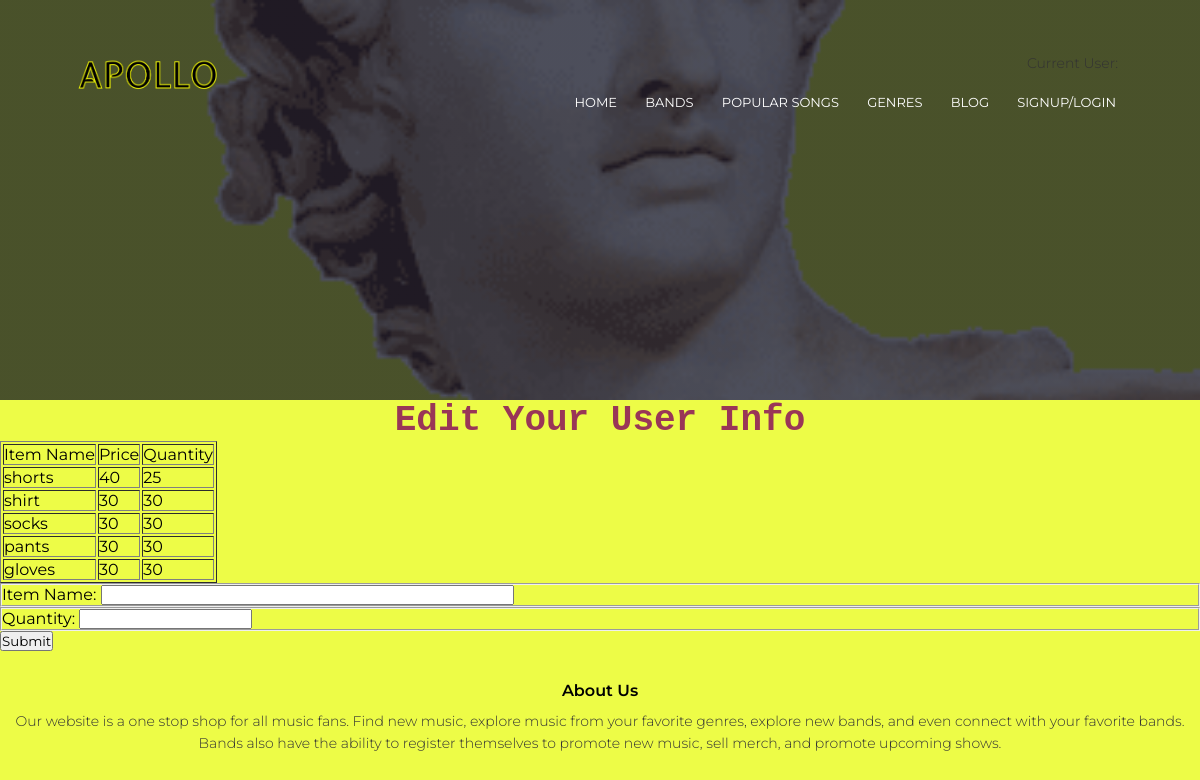
The page /buy-merch/1 on the database as committed earlier.
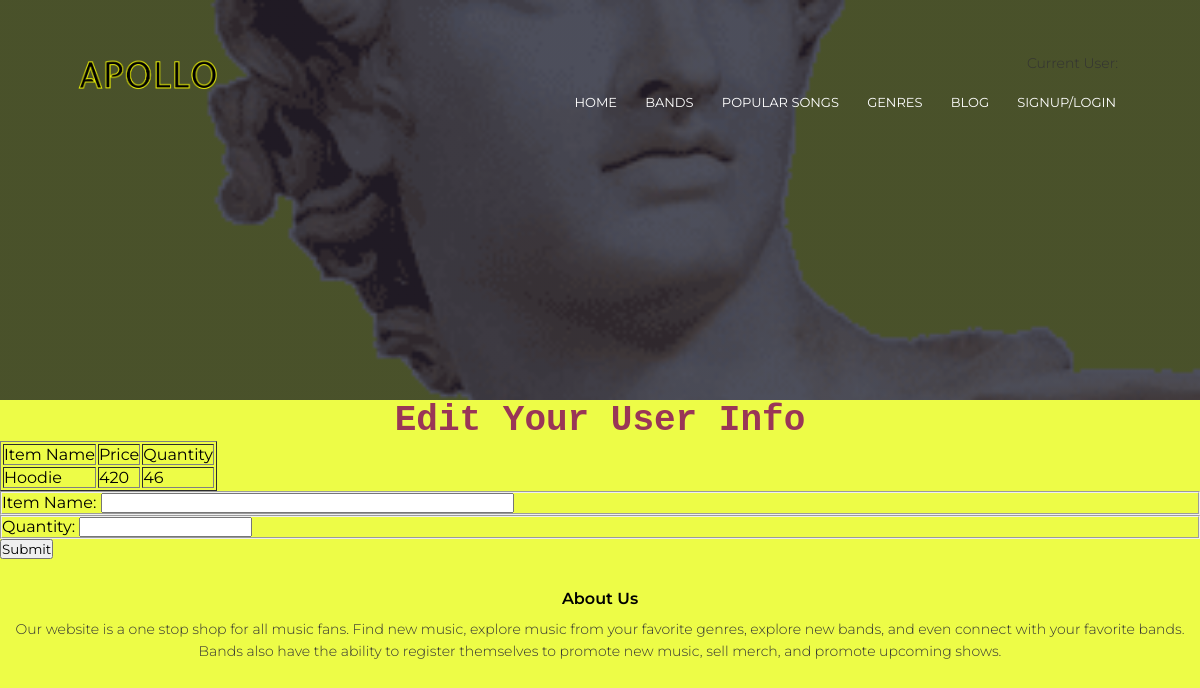
The same page on the database as committed later.
### models.py (models this page shows)
class Merchendise(db.Model):
    __tablename__ = 'merchendise'
    id = db.Column(db.Integer, primary_key=True)
    user_id = db.Column(db.Integer)
    item_name = db.Column(db.String(100))
    price = db.Column(db.Integer)
    quantity = db.Column(db.Integer)

### main.py (the view, shortened to what this page needs)
@main.route('/buy-merch/<int:uid>', methods=[ 'GET' , 'POST' ])
def buy_merch(uid):
    all_merch = Merchendise.query.filter_by(user_id=uid)
    item_name = ' '
    quantity = ' '
    form = SellMerchForm(item_name='', quantity='')
    return render_template('sell-merch.html',form=form, rows=all_merch, bid=uid)

### main.py
class SellMerchForm(FlaskForm):
  item_name = StringField('Item Name: ', validators=[DataRequired()])
  quantity = StringField('Quantity: ', validators=[DataRequired()])
  submit = SubmitField('Submit')

### templates/sell-merch.html (shortened to what this page needs)
{% extends "header.html" %}
{% block content %}
<body style="background-color: #edfc47;">
    <h1 style="color:#993657; text-align: center; font-family: 'Courier New', monospace;"> Edit Your User Info
    </h1>
    <table border = 1>
        <thead>
           <td>Item Name</td>
           <td>Price</td>
           <td>Quantity</td>
        </thead>
        {% for row in rows %}
           <tr>
              <td>{{row["item_name"]}}</td>
              <td>{{row["price"]}}</td>
              <td> {{ row["quantity"]}}</td>
           </tr>
        {% endfor %}
     </table>
    <form method="POST">
        <fieldset class="form-field">
            {{ form.item_name.label }}
            {{ form.item_name(size=50) }}
        </fieldset>
        <fieldset class="form-field">
            {{ form.quantity.label }}
            {{ form.quantity }}
        </fieldset>
        {{ form.submit() }}
    </form>
</body>
{% endblock %}

### templates/header.html (shortened to what this page needs)
<!DOCTYPE html>
<html>
<head>
    <link rel="stylesheet" href="https://stackpath.bootstrapcdn.com/font-awesome/4.7.0/css/font-awesome.min.css">
    <section class="sub-header">
		<nav>
			<a href="{{ url_for('main.index') }}"><img src="{{ url_for('static', filename='images/logo.png') }}" width="100" heigth="40" ></a>
			<div class="nav-links" id="navLinks">
                <p>Current User: {{ current_user.name }} </p>
                <ul>
                    <li><a href="{{ url_for('main.index') }}">HOME</a></li>
                    <li><a href="{{ url_for('main.bands') }}">BANDS</a></li>
                    <li><a href="{{ url_for('main.popular') }}">POPULAR SONGS</a></li>
                    <li><a href="{{ url_for('main.genres') }}">GENRES</a></li>
                    <li><a href="{{ url_for('main.blog') }}">BLOG</a></li>
                    <li><a href="{{ url_for('main.singup_login_redir') }}">SIGNUP/LOGIN</a></li>
                </ul>
			</div>
		</nav>
	</section>
</head>
<body>
    {% block content %} {% endblock %}
<section class="footer">
    <h4>About Us</h4>
    <p>Our website is a one stop shop for all music fans. Find new music, explore music from your favorite genres, explore new bands, and even connect with your favorite bands. Bands also have the ability to register themselves to promote new music, sell merch, and promote upcoming shows.</p>
</section>
</body>
</html>

Rows that differ between the two databases and show on the page:
removed Merchendise: item_name "shorts", price "40", quantity "25"
removed Merchendise: item_name "shirt", price "30", quantity "30"
removed Merchendise: item_name "socks", price "30", quantity "30"
removed Merchendise: item_name "pants", price "30", quantity "30"
removed Merchendise: item_name "gloves", price "30", quantity "30"
now on this page (row edited): Merchendise: item_name "Hoodie", price "420", quantity "46"
